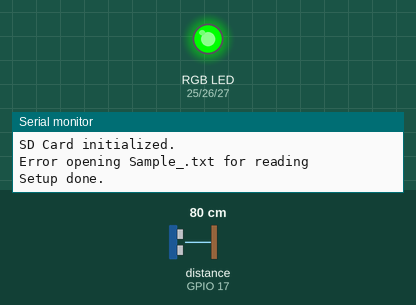
This sketch was run on a simulated ESP32. On the bench: an RGB LED mixed from three pins (HIGH = lit), the last lines printed to the serial monitor. Wiring (inferred from the names in the program): ultrasonic range finder: trigger GPIO 4; echo GPIO 17. The test bench sets the inputs (shaded band); at power-on: distance to the obstacle (sensor on GPIO 17) 80 cm. The echo pulse lasts 58.3 µs per cm; storage starts empty; pins used as bus, display or sensor lines are not drawn.

Above: at 1.2 s.
1.3 s: distance to the obstacle (sensor on GPIO 17) set to 12 cm
2.8 s: distance to the obstacle (sensor on GPIO 17) set to 9 cm
At 4.0 s:
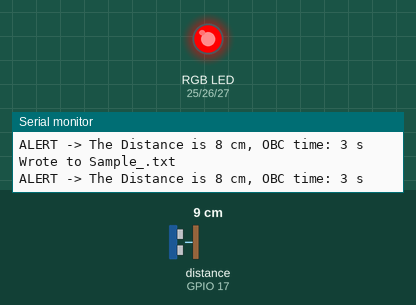
4.3 s: distance to the obstacle (sensor on GPIO 17) set to 18 cm
At 4.7 s:
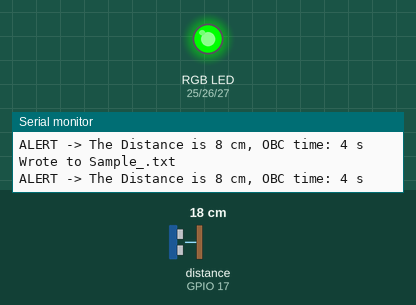
5.8 s: distance to the obstacle (sensor on GPIO 17) set to 2 cm
At 7.1 s:
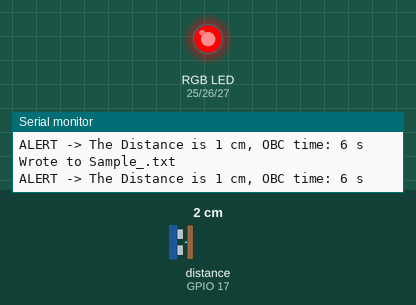
Timing chart, 0 to 8.4 s (numbered marks = the images above; inputs shaded):
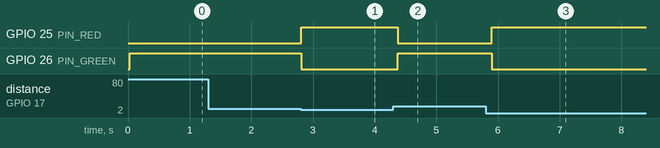

Measured:
- the behaviour switches between 11 and 10 cm on distance to the obstacle (sensor on GPIO 17) (found by bisection; images 0 and 1)
- after the input at 1.3 s, every drawn part: stays the same
- after the input at 2.8 s, GPIO 25 (PIN_RED): LOW → HIGH at once; GPIO 26 (PIN_GREEN): HIGH → LOW at once
- after the input at 4.3 s, GPIO 25 (PIN_RED): HIGH → LOW after 0.07 s; GPIO 26 (PIN_GREEN): LOW → HIGH after 0.07 s
- after the input at 5.8 s, GPIO 25 (PIN_RED): LOW → HIGH after 0.10 s; GPIO 26 (PIN_GREEN): HIGH → LOW after 0.10 s

The sketch:

ESP32_SdCard.ino.ino
```cpp
#include <SPI.h>
#include <SD.h>
#include <string.h>


/*************************************
* Pin map.
*************************************/
#define SD_CS 5
#define PIN_RED    25
#define PIN_GREEN  26
#define PIN_BLUE   27

#define TRIGGER_PIN 4
#define ECHO_PIN    17

// ----------------- Constants ----------------
#define SOUND_SPEED       0.034f    // cm/us
#define CM_TO_INCH        0.393701f
#define MAX_NEAREST_DISTANCE_THRESHOLD_CM  10

// ----------------- Globals ------------------
long duration_us;
float distance_cm;
float distance_in;
unsigned long currentMillis;
unsigned long previousMillis = 0;

typedef struct {
  uint32_t uiFlahSaveSize;
  uint32_t uiObcTime;              // simple seconds counter
} DistanceCrossInfo;

DistanceCrossInfo gtDistancInfo;

/******************** Ultrasonic ********************/
int UltraSonicSensorReading(void) {
  // Trigger pulse
  digitalWrite(TRIGGER_PIN, LOW);
  delayMicroseconds(2);
  digitalWrite(TRIGGER_PIN, HIGH);
  delayMicroseconds(10);
  digitalWrite(TRIGGER_PIN, LOW);

  // Echo read
  duration_us = pulseIn(ECHO_PIN, HIGH, 30000UL); // timeout 30ms
  if (duration_us == 0) {
    return 9999; // out of range / timeout
  }

  distance_cm = duration_us * SOUND_SPEED / 2.0f;
  distance_in = distance_cm * CM_TO_INCH;
  return (int)distance_cm;
}

/******************** RGB LED ********************/
void setColor(int R, int G, int B) {
  analogWrite(PIN_RED,   R);
  analogWrite(PIN_GREEN, G);
  analogWrite(PIN_BLUE,  B);
}

void RgbLedInit(void) {
  pinMode(PIN_RED,   OUTPUT);
  pinMode(PIN_GREEN, OUTPUT);
  pinMode(PIN_BLUE,  OUTPUT);
  // start off
  setColor(0, 0, 0);
}


/*************************************
* SD Card Functions.
*************************************/
void InitSdCard(void)
{

  Serial.println("Initializing SD card...");

  if (!SD.begin(SD_CS))
  {
    Serial.println("Card failed, or not present");
    while (1);
  }
  Serial.println("SD Card initialized.");

  return;
}
void WriteToSdCard(const char* pucDataMsg)
{
  File dataFile = SD.open("/Sample_.txt", FILE_WRITE);  // use same file always

  if (dataFile) {
    dataFile.println(pucDataMsg);
    dataFile.close();
    Serial.println("Wrote to Sample_.txt");
  } else {
    Serial.println("Error opening Sample_.txt for writing");
  }
}

void ReadFromSdCard(void)
{
  File dataFile = SD.open("/Sample_.txt", FILE_READ);  // same file

  if (dataFile) {
    Serial.println("Reading Sample_.txt:");
    while (dataFile.available()) {
      Serial.write(dataFile.read());
    }
    dataFile.close();
    Serial.println();
  } else {
    Serial.println("Error opening Sample_.txt for reading");
  }
}


/******************** Distance Alert FSM ********************/
void DistanceAlertFsm(void) {
  int dist = UltraSonicSensorReading();

  // Build message buffer
  uint8_t msg[150] = {0};

  if (dist < MAX_NEAREST_DISTANCE_THRESHOLD_CM) {
    setColor(255, 0, 0);  // RED

    int msgLen = snprintf((char*)msg, sizeof(msg),
                          "The Distance is %d cm, OBC time: %u s",
                          dist, gtDistancInfo.uiObcTime);

    // (Optional) Save to flash
    WriteToSdCard((char*)msg);

    Serial.print("ALERT -> ");
    Serial.println((char*)msg);
  }
  else {
    setColor(0, 255, 0);  // GREEN
    // You may also send the normal distance periodically if you want:
    // snprintf((char*)msg, sizeof(msg), "Distance OK: %d cm", dist);
    // Blynk.virtualWrite(V1, (char*)msg);
  }
}

/******************** Time Ticker (1s) ********************/
void TimeTicker(void) {
  currentMillis = millis();
  if ((currentMillis - previousMillis) >= 1000UL) {
    previousMillis = currentMillis;
    gtDistancInfo.uiObcTime += 1;
  }
}

/******************** Setup & Loop ********************/
void setup() {
  Serial.begin(115200);
  Serial.println("Setup function Entered.");


  RgbLedInit();
  pinMode(TRIGGER_PIN, OUTPUT);
  pinMode(ECHO_PIN, INPUT);
  InitSdCard();
  ReadFromSdCard();


  Serial.println("Setup done.");
}

void loop() {

  TimeTicker();
  DistanceAlertFsm();

  // Keep delays small so Blynk stays responsive
  delay(100);
}
 
```
